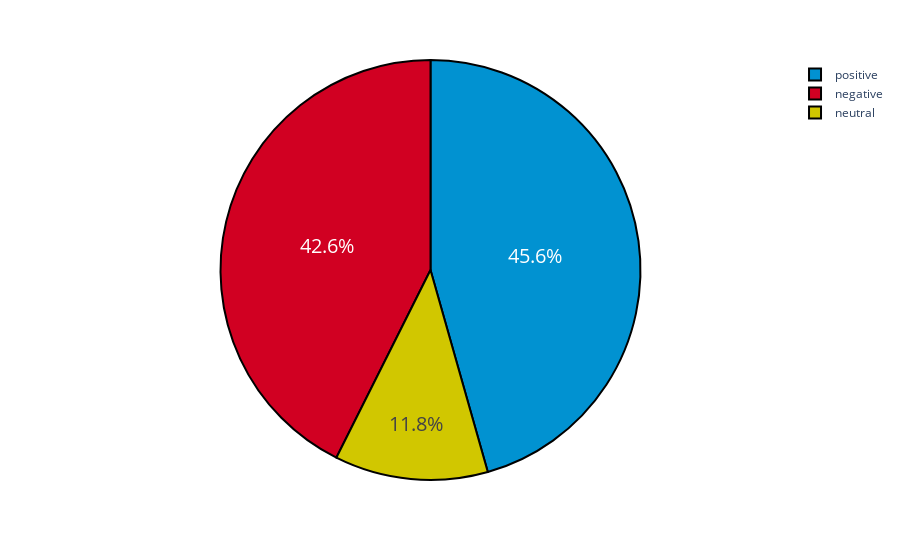

Notebook code cell kept with this figure:
### Markdown cell above
# Charts

### Code cell
colors = ['#0192d1', '#D10022', '#D1C700']
fig = px.pie(reviews, values=reviews['sentiment'].value_counts().to_numpy(), names=['positive', 'negative', 'neutral'])
fig.update_traces(textfont_size=20,
                  marker=dict(colors=colors, line=dict(color='#000000', width=2)))
fig.show()

### Figure 1 — Plotly figure (JSON) as saved in the notebook; plotly's stock layout.template omitted (floating-point values rounded to 4 significant figures)
{"data": [{"domain": {"x": [0, 1], "y": [0, 1]}, "hovertemplate": "label=%{label}<br>value=%{value}<extra></extra>", "labels": ["positive", "negative", "neutral"], "legendgroup": "", "marker": {"colors": ["#0192d1", "#D10022", "#D1C700"], "line": {"color": "#000000", "width": 2}}, "name": "", "showlegend": true, "textfont": {"size": 20}, "type": "pie", "values": [456, 426, 118]}], "layout": {"legend": {"tracegroupgap": 0}, "margin": {"t": 60}}}
